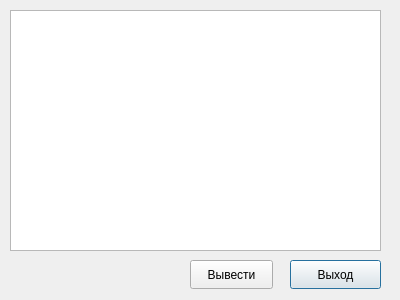
<?xml version="1.0" encoding="UTF-8"?>
<ui version="4.0">
 <class>Max</class>
 <widget class="QDialog" name="Max">
  <property name="geometry">
   <rect>
    <x>0</x>
    <y>0</y>
    <width>400</width>
    <height>300</height>
   </rect>
  </property>
  <property name="windowTitle">
   <string>Dialog</string>
  </property>
  <widget class="QTextEdit" name="MaxEdit">
   <property name="geometry">
    <rect>
     <x>10</x>
     <y>10</y>
     <width>371</width>
     <height>241</height>
    </rect>
   </property>
  </widget>
  <widget class="QPushButton" name="exitButton">
   <property name="geometry">
    <rect>
     <x>290</x>
     <y>260</y>
     <width>91</width>
     <height>29</height>
    </rect>
   </property>
   <property name="text">
    <string>Выход</string>
   </property>
  </widget>
  <widget class="QPushButton" name="maxButton">
   <property name="geometry">
    <rect>
     <x>190</x>
     <y>260</y>
     <width>83</width>
     <height>29</height>
    </rect>
   </property>
   <property name="text">
    <string>Вывести</string>
   </property>
  </widget>
 </widget>
 <resources/>
 <connections>
  <connection>
   <sender>exitButton</sender>
   <signal>clicked(bool)</signal>
   <receiver>Max</receiver>
   <slot>close()</slot>
   <hints>
    <hint type="sourcelabel">
     <x>313</x>
     <y>265</y>
    </hint>
    <hint type="destinationlabel">
     <x>199</x>
     <y>149</y>
    </hint>
   </hints>
  </connection>
 </connections>
</ui>
